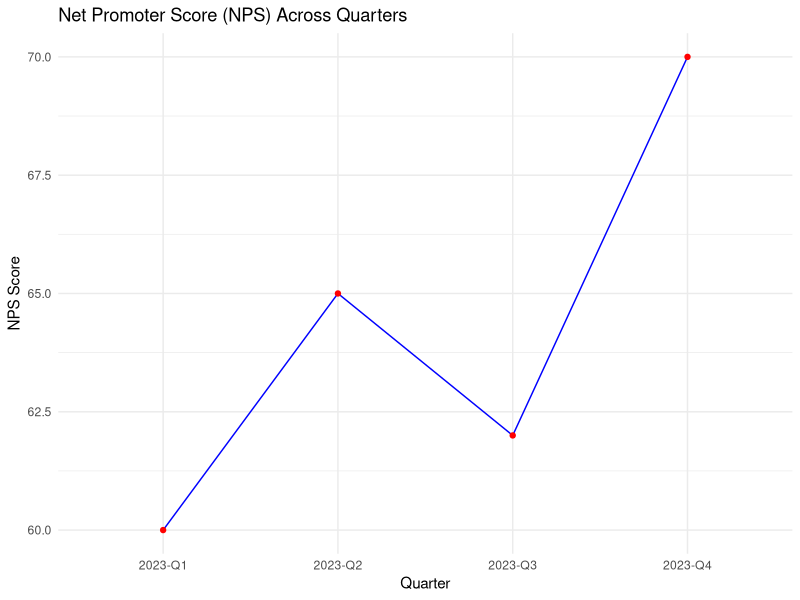

Reproduce this figure in R.
library(tidyverse)

my_data_01 <- tibble(
  fechas = c("2023-Q1", "2023-Q2", "2023-Q3", "2023-Q4"),
  NPS_servicios = c(60, 65, 62, 70)
)

# Create a data frame with two columns
my_data_02 <- tibble(
  Categoria_NPS = c("Promotores", "Neutros", "Detractores"),
  Promerio_años = c(4, 5, 3),
  Conteo = c(10000, 1500, 1500)
)

# Create a data frame with two columns
my_data_03 <- tibble(
  Categoria_NPS = c("Promotores", "Neutros", "Detractores"),
  Porcentaje_egresos = c(0.05, 0.04, 0.03)
)

# Create a data frame with two columns
my_data_04 <- tibble(
  Categoria_NPS = c("Promotores", "Neutros", "Detractores"),
  Probabilidad_egreso = c(0.2, 0.1, 0.05)
)


# Create a line graph using ggplot
p <- ggplot(my_data_01, aes(x = fechas, y = NPS_servicios)) +
  geom_line(group=1, color="blue") + # Add line
  geom_point(color="red") + # Add points
  theme_minimal() + # Use a minimal theme
  labs(title = "Net Promoter Score (NPS) Across Quarters",
       x = "Quarter",
       y = "NPS Score")

p
